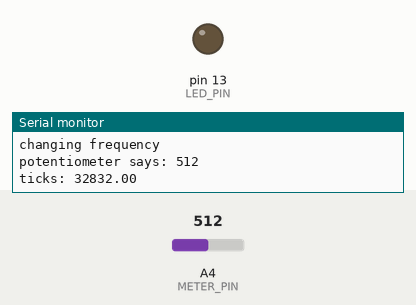
Recording of a sketch running on a simulated Arduino Uno, built with avr-gcc and run on an emulated ATmega328P. Shown: output pins drawn as LEDs (lit = HIGH), the last lines printed to the serial monitor. Inputs (shaded band) come from the test bench; at power-on: A4 (METER_PIN) = 512.

Above: at 2.8 s.
2.9 s: A4 (METER_PIN) set to 122
7.1 s: A4 (METER_PIN) set to 18
10.6 s: A4 (METER_PIN) set to 13
At 12.3 s:
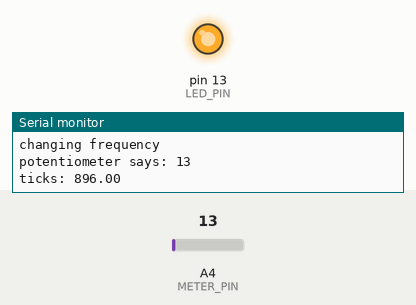
14.1 s: A4 (METER_PIN) set to 306
At 17.2 s:
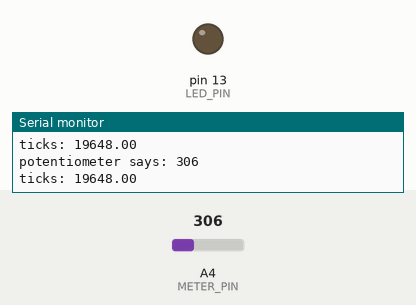
18.3 s: A4 (METER_PIN) set to 0
At 20.1 s:
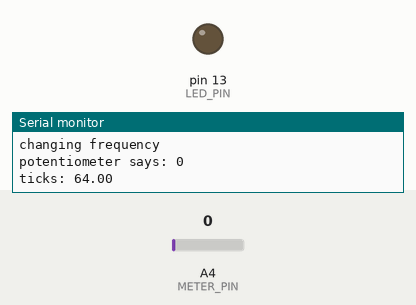
Timing chart, 0 to 21.2 s (numbered marks = the images above; inputs shaded):
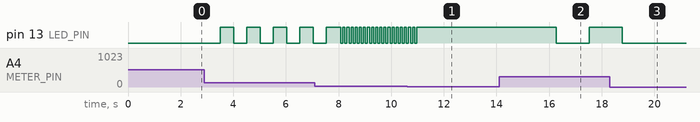

The sketch:

M2.S1Pactivity3.ino
```cpp
/*
Program that blinks LED
Includes a potentiometer to change rate at which LED blinks
Defaults to blinking every two seconds but this is pointless as potentiometer reading will be used instead.

I potentially deviated a lot from what the activity asked as the requirements were vague.
It said make the LED blink every 2 seconds - then allow timer frequency to be updated using potentiometer.
The acitivity did not mention how the blinking LED and timer are related.
Could have had the timer doing nothing (but the interrupt for timer was set to change led state?) and led blinked in loop every 2000ms
Anyway....

How this works.

If potentiometer in the most counter clockwise position doesn't change LED state
If potentiometer in the most clockwise position changes state every 4194ms
Just under the halfway mark is blinking every 2 seconds
So faster is counter clockwise and slower is clockwise

*/

const byte LED_PIN = 13;
const byte METER_PIN = A4;

const int BLINK_TWO_SECONDS_TICKS = 31252;
const int SIXTEENBITS = 65536;

volatile unsigned long lastLEDFrequency = 0;

/*
Setup PINS
Setup timer1 for interrupts, initially to blink every 2 seconds

*/
void setup() {
    pinMode(LED_PIN, OUTPUT);
    pinMode(METER_PIN, INPUT);
    Serial.begin(9600);
    setupTimer();
    startTimer(BLINK_TWO_SECONDS_TICKS);
}


/*
Loops every 1 second
Reads analog pin
Adds 1 to reading so its 1 to 1024 then times it by 64 giving a range of 1024 to 65536
then passes that to timer to update LED state change frequency
*/
void loop() {
    // take a new reading every second
    delay(1000);
    long potentiometerReading = analogRead(METER_PIN);
    Serial.println("potentiometer says: " + String(potentiometerReading));

    // num of ticks to reach before switching, 1024 to 65536
    double ticks = ((potentiometerReading + 1) * 64);
    Serial.println("ticks: " + String(ticks));
    startTimer(ticks);
}


/*
Everything required to setup overflow compare timer interrupts on timer1
except setting the overflow ticks
*/
void setupTimer() {
  TCCR1A = 0;           // timer1 register A to 0
  TCCR1B = 0;           // timer1 register B to 0
  TCCR1B |= B00000101;  // prescalar = 1024:1
  TIMSK1 |= B00000010;  // enable COMPA Interrupt for timer 1
}

/*
    Configures timer1

    pwm frequencies
    https://arduinoinfo.mywikis.net/wiki/Arduino-PWM-Frequency

    prescalers.
    B00000010 is 64:1
    B00000100 is 256:1
    B00000101 is 1024:1

    timer compare registers method

    require LED blinking each 2 seconds so interrupts have to be able to fire every 2000 ms
    already know prescalar of 256:1 on timer1 allows max of just over a second so need to change prescalar

    calculations.

    time out max = 1024 (prescalar ratio) * 65536 (16 bits) /  16000000 (system clock) = 4194ms
    so 1024:1 prescalar is what is required

    led state change in ms = 1024 (prescaler ratio) * <ticks> / 16000000  (system clock)

    tick count maxs out at 65536
    max overflow count is 65536 (4194 ms)
    the potentiometer analog read is 0-1023
    read of 1023 should max out led blink duration (arbitrary decision by me)
    read of 0 should not switch led state (another artitrary decision by me)
    to make the numbers easier to deal with using multiplication and division will add + 1 so range is 1-1024
    65536 / 1024 = 64
    so analog read can be multiplied by 64.
*/
void startTimer(double frequency){
  noInterrupts();
  if (lastLEDFrequency != frequency) {
    Serial.println("changing frequency");
    lastLEDFrequency = frequency;
    TCNT1 = 0; // reset timer back to 0
    OCR1A = frequency; // set COMPA Register - adjust this to adjust frequency - is ticks
  }
  interrupts();
}

/*
Interrupt function for timer1 on A
Does not change LED state if miniumum frequency
*/
ISR(TIMER1_COMPA_vect){
  // if potentiometer is all the way to left don't change state
  if (lastLEDFrequency > 1024) {
    TCNT1 = 0; // reset timer back to 0
    digitalWrite(LED_PIN, digitalRead(LED_PIN) ^ 1);
  }
}
```

Measured:
- the behaviour switches between 16 and 15 on A4 (METER_PIN) (found by bisection; images 0 and 1)
- after the input at 10.6 s, pin 13 (LED_PIN): goes on until 11.0 s, then stays HIGH
- after the input at 14.1 s, pin 13 (LED_PIN): HIGH → LOW after 2.2 s, → HIGH 1.3 s later
- after the input at 18.3 s, pin 13 (LED_PIN): goes on until 18.8 s, then stays LOW
- by itself, pin 13 (LED_PIN): alternates HIGH for 0.50 s and LOW for 0.50 s
